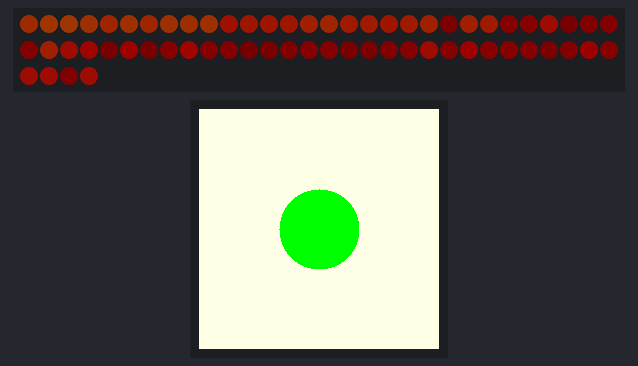
Simulated run of this program. Board: CircuitPython board. Parts: 64 RGB LEDs in strip order, left to right, continuing on the next row, 240×240 colour display. Dim RGB values are drawn brighter than linear; random numbers come from a fixed seed; library files of the repository ran but are not shown: gc9a01.py; what the program prints to the serial console is not drawn.

Above: at 0.26 s.
At 5.39 s:
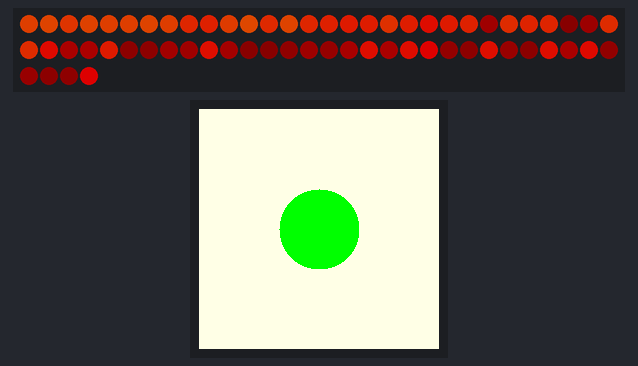
At 10.22 s:
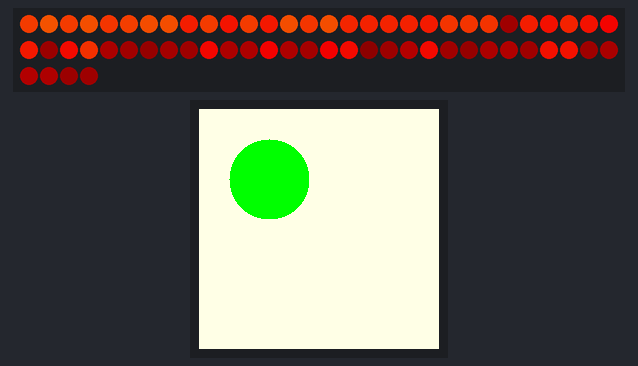
At 20.18 s:
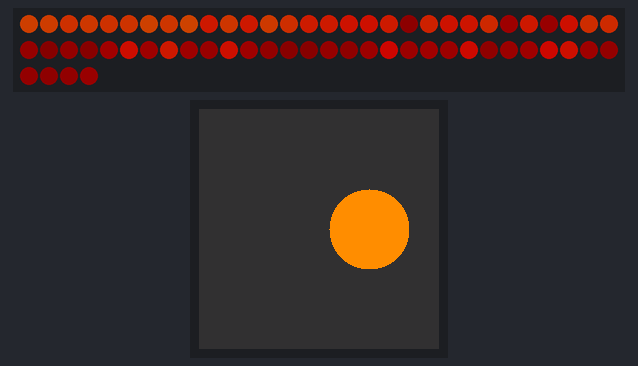
At 29.84 s:
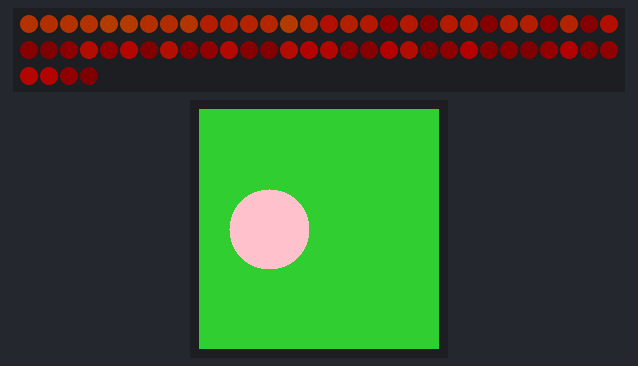
At 39.8 s:
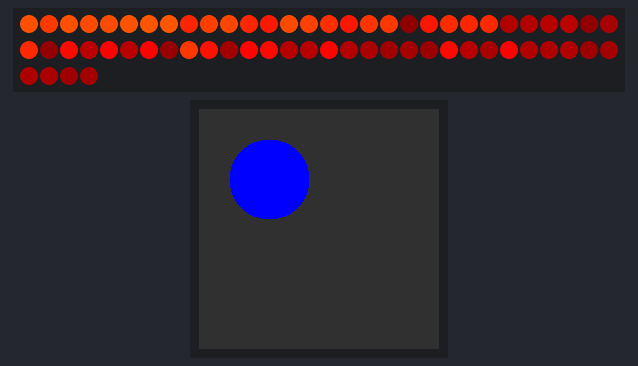

The program:

code.py
```python
import board
import displayio
import gc9a01
import busio
import time
import math
import random
import neopixel

import config  # Import pin configuration

pupil_radius = 40
enable_blink = False # inefficient to do this in CircuitPython using this method

# Frame rate control
target_fps = 40  # Target frame rate (frames per second)
frame_duration = 1.0 / target_fps

# Eye center and initial pupil position
eye_center_x = 120
eye_center_y = 120
pupil_x = eye_center_x
pupil_y = eye_center_y

# Dictionary of "looks" with target positions and speeds
looks = {
    "center": (eye_center_x, eye_center_y, 5),
    "left_fast": (70, eye_center_y, 10),
    "left_slow": (70, eye_center_y, 2),
    "right_fast": (170, eye_center_y, 10),
    "right_slow": (170, eye_center_y, 2),
    "up": (eye_center_x, 70, 5),
    "down": (eye_center_x, 175, 5),
    "up_left": (70, 70, 5),
    "up_right": (170, 70, 5),
    "down_left": (70, 175, 5),
    "down_right": (170, 175, 5)
}

# Palettes for the pupil and sclera (eye whites)
pupil_palettes = {
    "red": 0xFF0000,
    "blue": 0x0000FF,
    "green": 0x00FF00,
    "purple": 0x800080,
    "yellow": 0xFFFF00,
    "orange": 0xFFA500,
    "dark_orange": 0xFF8C00,
    "cyan": 0x00FFFF,
    "pink": 0xFFC0CB
}

sclera_palettes = {
    "white": 0xFFFFFF,
    "light_yellow": 0xFFFFE0,
    "dark_gray": 0x303030,
    "lime_green": 0x32CD32,
    "black": 0x000000,
    "purple": 0x800080,
    "dark_pink": 0xFF1493, # good
    "blue": 0x0000FF,
    "red": 0xFF0000,
}

if config.ENABLE_WS2812:
    num_pixels = config.WS2812_NUM_PIXELS
    neo_pixel_pin = getattr(board, config.WS2812_PIN)
    pixels = neopixel.NeoPixel(neo_pixel_pin, num_pixels, brightness=0.5, auto_write=False)
    flame_brightness = 0.1
    flame_brightness_direction = 0.02
    # Array to store heat values for each pixel
    heat = [0] * num_pixels

# Release any resources currently in use for the displays
displayio.release_displays()

# Setup SPI bus using pins from config.py
spi = busio.SPI(clock=getattr(board, config.SPI_CLOCK_PIN),
                MOSI=getattr(board, config.SPI_MOSI_PIN))

# Create the display object using pins from config.py
display_bus = displayio.FourWire(
    spi,
    command=getattr(board, config.DISPLAY_DC_PIN),
    chip_select=getattr(board, config.DISPLAY_CS_PIN),
    reset=getattr(board, config.DISPLAY_RST_PIN),
    baudrate=60000000
)

# Set up the display. GC9A01 is a 240x240 display
display = gc9a01.GC9A01(
    display_bus, width=240, height=240, rotation=0
)

# heat ramp 0 to 255 more tinkering than anything scientific or mathematical
def heat_ramp(heat_value):
    heat_value = max(0, min(255, heat_value))
    if heat_value > 0x40:
        heat_value -= 0x40
        return (255, heat_value, 0)  # Orange to yellow
    return (heat_value+16, 0, 0)  # Red

# Flame effect did not work out but perhaps you can get it to work
def flame_effecty():
    global flame_brightness, flame_brightness_direction, heat
    # Simulate cooling down each pixel slightly
    for i in range(num_pixels):
        heat[i] = max(0, heat[i] - random.randint(0, 20))
    # Heat up pixels from the bottom (simulate flames rising)
    for i in range(num_pixels - 1, 2, -1):
        heat[i] = (heat[i - 1] + heat[i - 2] + heat[i - 2]) // 3
    # Randomly ignite new heat near the bottom
    for i in range(2):
        heat[i] = min(255, heat[i] + random.randint(160, 255))
    # Convert heat values to colors and apply to pixels
    for i in range(num_pixels):
        pixels[i] = heat_ramp(heat[i])
    # Apply brightness and update the display
    #pixels.brightness = 0.2
    pixels.show()

# Shows pallette of colors for heat ramp used to tweak the colors
def flame_effect_smooth():
    global flame_brightness, flame_brightness_direction
    pixels.brightness = 0.2
    # Create a flame effect using a heat ramp
    step = 255 / num_pixels
    for i in range(0, num_pixels):
        pixels[i] = heat_ramp(i*step)
    pixels.show()

def flame_effect():
    global flame_brightness, flame_brightness_direction

    # Loop the flame brightness
    flame_brightness += flame_brightness_direction
    if flame_brightness >= 1.0 or flame_brightness <= 0.1:
        flame_brightness_direction *= -1

    # Randomly fill each column with yellow, orange, then red
    for col in range(8):  # Each column in the 8x8 matrix
        # Randomize the starting positions for yellow, orange, and red
        yellow_end = random.randint(1, 2)   # Yellow occupies 1-3 pixels
        orange_end = yellow_end + random.randint(1, 3)  # Orange occupies next 1-3 pixels
        red_start = orange_end  # Remaining pixels will be red

        # Set the colors for the column based on the random positions
        for row in range(8):
            pixel_index = col + row * 8  # Calculate pixel index in the 1D NeoPixel array
            if row < yellow_end:
                pixels[pixel_index] = heat_ramp(random.randint(120,150)) # random yellow
            elif row < orange_end:
                pixels[pixel_index] = heat_ramp(random.randint(85,120)) # random orange
            else:
                pixels[pixel_index] = heat_ramp(random.randint(0,85)) # random red

    # Update brightness
    pixels.brightness = flame_brightness
    pixels.show()


# Function to randomly select a palette for the pupil and sclera
# Could do it more elegantly but handy to print out the colors and whittle down ones we like
def select_random_palette():
    pupil = random.choice(list(pupil_palettes))
    print("Pupil color:", pupil)
    sclera = random.choice(list(sclera_palettes))
    print("Sclera color:", sclera)
    if sclera == pupil:
        return select_random_palette()
    return pupil_palettes[pupil], sclera_palettes[sclera]

# Initially select a random palette
pupil_color, sclera_color = select_random_palette()

# Create a palette for the pupil
pupil_palette = displayio.Palette(2)
pupil_palette[1] = pupil_color
pupil_palette.make_transparent(0)

# Create a palette for the background (sclera)
background_palette = displayio.Palette(1)
background_palette[0] = sclera_color  # Sclera color

# Fill the background with sclera color
background_bitmap = displayio.Bitmap(240, 240, 1)
background_tilegrid = displayio.TileGrid(background_bitmap, pixel_shader=background_palette)

# Create the pupil bitmap (a smaller circle)
pupil_bitmap = displayio.Bitmap(2 * pupil_radius, 2 * pupil_radius, 1)
for y in range(-pupil_radius, pupil_radius):
    for x in range(-pupil_radius, pupil_radius):
        if x * x + y * y <= pupil_radius * pupil_radius:
            pupil_bitmap[x + pupil_radius, y + pupil_radius] = 1

# Create a TileGrid for the pupil
pupil_tilegrid = displayio.TileGrid(pupil_bitmap, pixel_shader=pupil_palette, x=100, y=100)

# Create a group and add the TileGrids
group = displayio.Group()
group.append(background_tilegrid)
group.append(pupil_tilegrid)

# Set the root group to display
display.root_group = group

# Function to move the pupil towards a target position
def move_pupil_to_target(target_x, target_y, speed):
    global pupil_x, pupil_y
    # Calculate the distance to the target
    dx = target_x - pupil_x
    dy = target_y - pupil_y
    distance = math.sqrt(dx**2 + dy**2)

    # If the distance is less than the speed, snap to the target
    if distance < speed:
        pupil_x = target_x
        pupil_y = target_y
    else:
        # Move towards the target at the given speed
        move_x = (dx / distance) * speed
        move_y = (dy / distance) * speed
        pupil_x += move_x
        pupil_y += move_y

# Current target
current_look = "center"
last_change_time = time.monotonic()
change_interval = 2  # Change the look every 2 seconds
palette_change_interval = 10  # Change palette every x seconds
last_palette_change_time = time.monotonic()

# Animate the pupil movement
while True:
    start_time = time.monotonic()

    if config.ENABLE_WS2812:
        flame_effect()

    # Check if it's time to change the palette
    if time.monotonic() - last_palette_change_time > palette_change_interval:
        pupil_color, sclera_color = select_random_palette()
        pupil_palette[1] = pupil_color
        background_palette[0] = sclera_color
        last_palette_change_time = time.monotonic()

    # Check if it's time to change the look
    if time.monotonic() - last_change_time > change_interval:
        # Pick a random look from the dictionary
        current_look = random.choice(list(looks.keys()))
        last_change_time = time.monotonic()  # Reset the change time

    # Get the target position and speed for the current look
    target_x, target_y, speed = looks[current_look]

    # Move the pupil towards the target position
    move_pupil_to_target(target_x, target_y, speed)

    # Update the pupil's position on the screen
    pupil_tilegrid.x = int(pupil_x) - pupil_radius
    pupil_tilegrid.y = int(pupil_y) - pupil_radius

    # Calculate how long to sleep to maintain the target frame rate
    elapsed_time = time.monotonic() - start_time
    sleep_time = max(0, frame_duration - elapsed_time)
    time.sleep(sleep_time)
```

config.py
```python
# config.py

# Define the pin assignments
SPI_CLOCK_PIN = "GP10"
SPI_MOSI_PIN = "GP11"
DISPLAY_CS_PIN = "GP14"
DISPLAY_DC_PIN = "GP13"
DISPLAY_RST_PIN = "GP12"
WS2812_PIN = "GP16"
WS2812_NUM_PIXELS = 64
ENABLE_WS2812 = True
```
